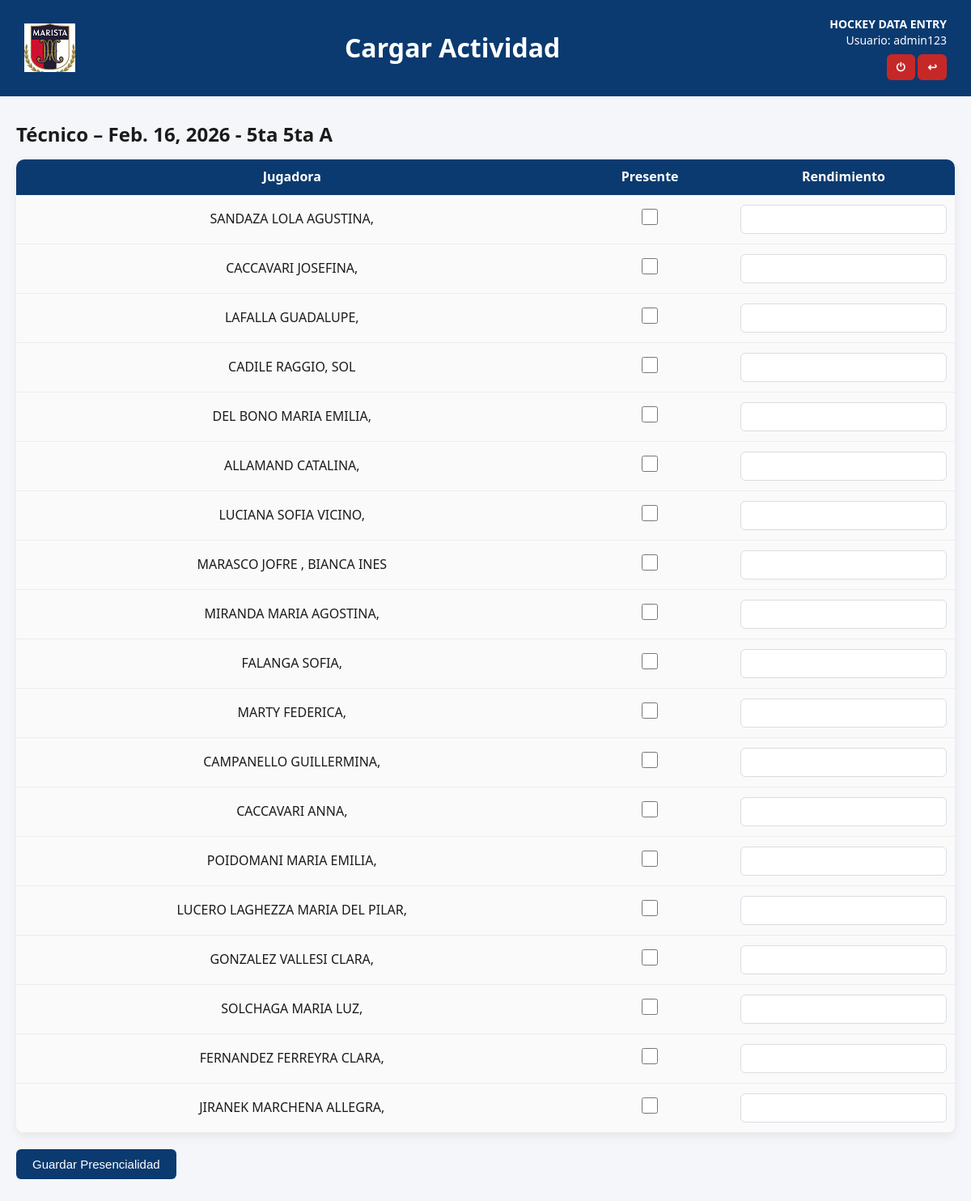
Page /actividad/137/presencialidad-jugadoras/ (signed in) on the committed database.
### app_club/models.py (models this page shows, shortened)
class Actividad(models.Model):
    TIPO = [
        ('Técnico', 'Técnico'),
        ('Físico', 'Físico'),
        ('Partido', 'Partido'),
        ('Otra', 'Otra'),
    ]
    tipo = models.CharField(max_length=20, choices=TIPO)
    fecha = models.DateField()
    hora_inicio = models.TimeField()
    hora_fin = models.TimeField()
    division = models.ForeignKey(Division, on_delete=models.CASCADE)
    rama = models.ForeignKey(Rama, on_delete=models.CASCADE)
    sede = models.ForeignKey(
        Sede,
        on_delete=models.PROTECT,
        related_name="actividades",
        null=True,      # 👈 CLAVE
        blank=True
    )
    entrenadores = models.ManyToManyField(Entrenador, blank=True)
    ayudantes = models.ManyToManyField(Ayudante, blank=True)
    pfs = models.ManyToManyField(PF, blank=True)
    managers = models.ManyToManyField(Manager, blank=True)
    creado_por = models.ForeignKey(User, on_delete=models.SET_NULL, null=True, blank=True, related_name="actividades_creadas")
    creado_el = models.DateTimeField(default=timezone.now)
    modificado_por = models.ForeignKey(User, on_delete=models.SET_NULL, null=True, blank=True, related_name="actividades_modificadas")
    modificado_el = models.DateTimeField(auto_now=True)

class Rama(models.Model):
    nombre = models.CharField(max_length=10)   # "A", "B", "C"
    division = models.ForeignKey(Division, on_delete=models.CASCADE)
    def __str__(self):
        return f"{self.division.nombre} {self.nombre}"

class Division(models.Model):
    nombre = models.CharField(max_length=20)   # Ej: "6ta", "5ta", "7ma"

class Jugadora(models.Model):
    nombre = models.CharField(max_length=100)
    nro_socio = models.CharField(max_length=20, blank=True, null=True)
    anio_nacimiento = models.IntegerField()
    division = models.ForeignKey(Division, on_delete=models.SET_NULL, null=True, blank=True)
    rama = models.ForeignKey(Rama, on_delete=models.SET_NULL, null=True, blank=True)

### app_club/views.py (the view, shortened to what this page needs)
# urls.py: path("actividad/<int:id>/presencialidad-jugadoras/",views.carga_presencialidad_jugadora,
@login_required
def carga_presencialidad_jugadora(request, id):
    actividad = get_object_or_404(Actividad, pk=id)
    jugadoras = Jugadora.objects.filter(
        division=actividad.division,
        rama=actividad.rama
    )
    return render(
        request,
        "app_club/presencialidad_jugadoras.html",
        {
            "actividad": actividad,
            "jugadoras": jugadoras,
        }
    )

### app_club/templates/app_club/presencialidad_jugadoras.html (shortened to what this page needs)
<!DOCTYPE html>
<html lang="es">
{% load static %}
<head>
    <link rel="stylesheet" href="{% static 'app_club/css/style_actividad.css' %}">
</head>
<body>
<div class="header">
    <img src="{% static 'img/logo_club.png' %}" alt="Logo">
    <h1> Cargar Actividad</h1>
    <div class="right-info">
        <div><strong>HOCKEY DATA ENTRY</strong></div>
        <div>Usuario: {{ user.username }}</div>
         <div>
            <a href="{% url 'logout' %}" class="logout-link">⏻</a>
            <a href="{% url 'app_club:areas' %}" class="logout-link">↩</a>
        </div>
    </div>
</div>
<div class="contenedor-tabla">
    <div class="card-presencialidad">
        {% if actividad %}
            <h2>{{ actividad.tipo }} – {{ actividad.fecha }} - {{ actividad.rama }}</h2>
            <form method="post" action="{% url 'app_club:presencialidad_jugadoras' actividad.id %}">
                <table class="base-table">
                    <thead>
                        <tr>
                            <th>Jugadora</th>
                            <th>Presente</th>
                            <th>Rendimiento</th>
                        </tr>
                    </thead>
                    <tbody>
                        {% for j in jugadoras %}
                        <tr>
                            <td>{{ j.nombre }}</td>
                            <td>
                                <input type="checkbox" class="chk"
                                       name="presente_{{ j.id }}">
                            </td>
                            <td>
                                <input type="number" class="rend"
                                       name="rendimiento_{{ j.id }}"
                                       min="1" max="10">
                            </td>
                        </tr>
                        {% endfor %}
                    </tbody>
                </table>
                <button type="submit" class="btn">Guardar Presencialidad</button>
            </form>
        {% else %}
            <div class="no-actividad">
                NO HAY ACTIVIDAD CARGADA
            </div>
        {% endif %}
    </div>
</div>
</body>
</html>

### app_club/static/app_club/css/style_actividad.css (style rules this page uses)
* { box-sizing: border-box; margin: 0; padding: 0; }
body { font-family: "Segoe UI", Arial, sans-serif; background: #F4F6F9; color: #1B1B1B; line-height: 1.4; }
.header { background: #0B3A70; color: white; padding: 20px 30px; display: flex; align-items: center; justify-content: space-between; }
.header img { height: 60px; }
.header h1 { font-size: 32px; font-weight: 700; flex: 1; text-align: center; }
.right-info { text-align: right; font-size: 14px; }
.logout-link { margin-top: 8px; display: inline-block; background: #C62828; color: white; padding: 6px 12px; border-radius: 6px; text-decoration: none; font-weight: bold; }
.contenedor-tabla { max-width: 1200px; margin: 30px auto; padding: 0 20px; }
input[type="text"], input[type="date"], input[type="number"], select { width: 100%; padding: 9px 10px; border: 1px solid #D8DDE3; border-radius: 6px; background: white; font-size: 14px; }
.base-table { width: 100%; border-collapse: collapse; margin-top: 15px; border-radius: 10px; overflow: hidden; box-shadow: 0 4px 12px rgba(0,0,0,0.07); }
.base-table th { background: #0B3A70; color: white; padding: 12px; text-align: center; white-space: normal; word-break: break-word; line-height: 1.2; }
.base-table thead th { background: #0B3A70; color: #ffffff; padding: 12px 10px; font-size: 16px; font-weight: 600; text-align: center; line-height: 1.2; white-space: normal; word-break: break-word; }
.base-table td { padding: 12px 10px; font-size: 16px; text-align: center; background: #FAFAFA; border-bottom: 1px solid #ECECEC; }
.chk { width: 20px; height: 20px; accent-color: #0B3A70; }
.rend { width: 70px; padding: 6px; text-align: center; border: 1px solid #D8DDE3; border-radius: 6px; }
.btn { background: #0B3A70; color: white; border: none; padding: 10px 20px; border-radius: 6px; cursor: pointer; font-size: 15px; margin-top: 20px; }

### rows in the picture
Actividad: tipo "Técnico", fecha "Feb. 16, 2026", rama "5ta 5ta A"
Jugadora: nombre "SANDAZA LOLA AGUSTINA,"
Jugadora: nombre "CACCAVARI JOSEFINA,"
Jugadora: nombre "LAFALLA GUADALUPE,"
Jugadora: nombre "CADILE RAGGIO, SOL"
Jugadora: nombre "DEL BONO MARIA EMILIA,"
Jugadora: nombre "ALLAMAND CATALINA,"
Jugadora: nombre "LUCIANA SOFIA VICINO,"
Jugadora: nombre "MARASCO JOFRE , BIANCA INES"
Jugadora: nombre "MIRANDA MARIA AGOSTINA,"
Jugadora: nombre "FALANGA SOFIA,"
Jugadora: nombre "MARTY FEDERICA,"
Jugadora: nombre "CAMPANELLO GUILLERMINA,"
Jugadora: nombre "CACCAVARI ANNA,"
Jugadora: nombre "POIDOMANI MARIA EMILIA,"
Jugadora: nombre "LUCERO LAGHEZZA MARIA DEL PILAR,"
Jugadora: nombre "GONZALEZ VALLESI CLARA,"
Jugadora: nombre "SOLCHAGA MARIA LUZ,"
Jugadora: nombre "FERNANDEZ FERREYRA CLARA,"
Jugadora: nombre "JIRANEK MARCHENA ALLEGRA,"

### other values in the picture
{{ user.username }} "admin123"
